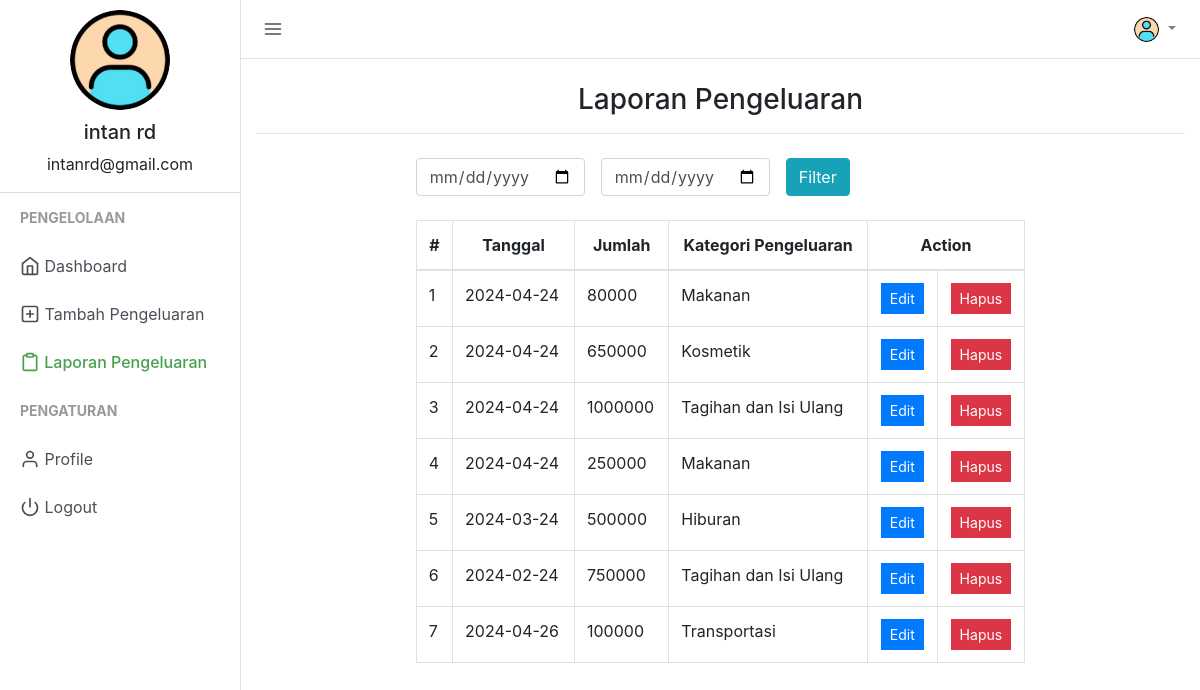
The app's page /manage_expense.php (signed in), older data.
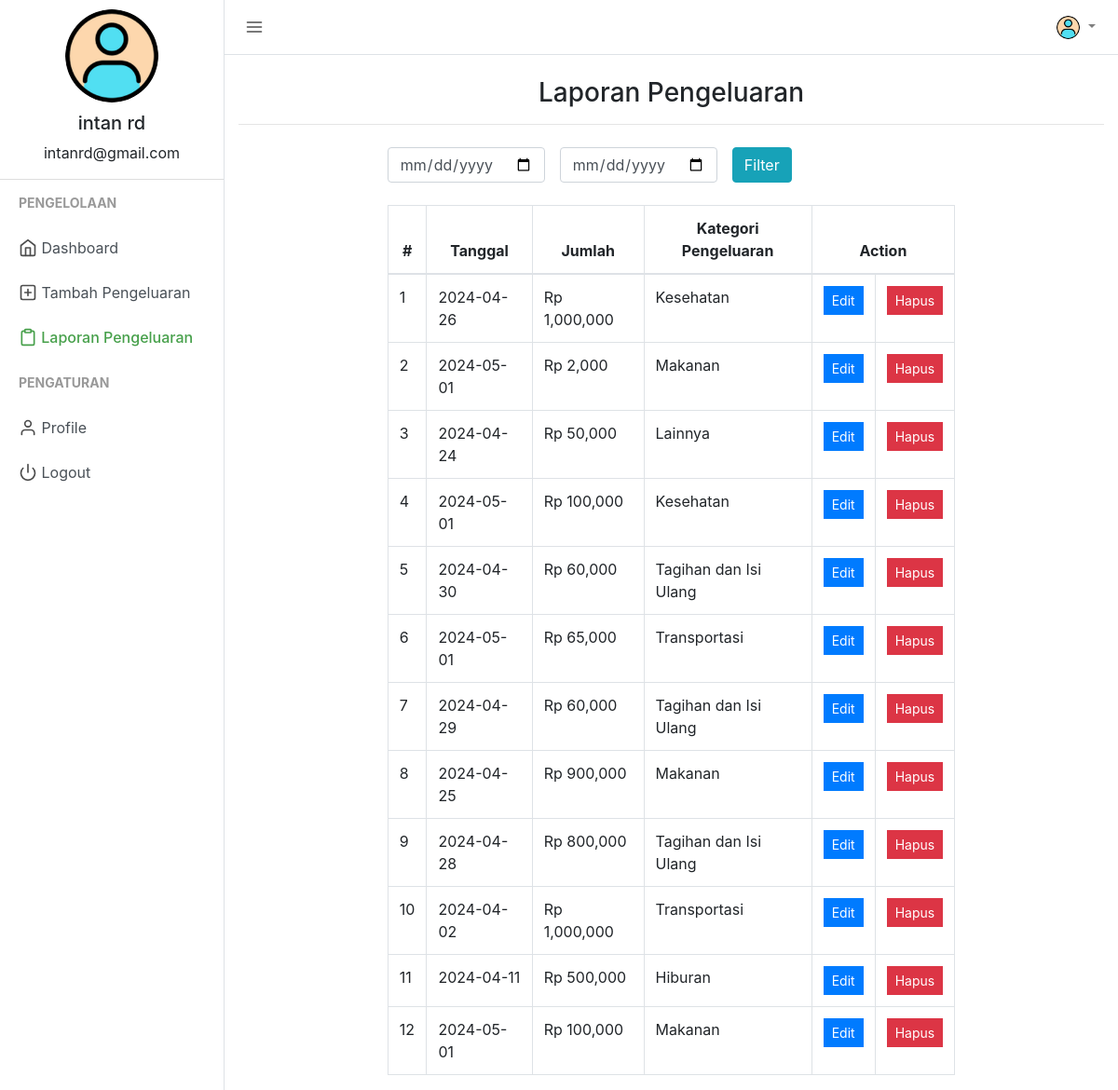
The same page, newer data.
### tables this page shows
CREATE TABLE `users` (
  `user_id` int(11) NOT NULL,
  `firstname` varchar(50) NOT NULL,
  `lastname` varchar(25) NOT NULL,
  `email` varchar(50) NOT NULL,
  `profile_path` varchar(50) NOT NULL DEFAULT 'default_profile.png',
  `password` varchar(50) NOT NULL,
  `trn_date` datetime NOT NULL
);

CREATE TABLE `expenses` (
  `pengeluaran_id` int(20) NOT NULL,
  `user_id` varchar(15) NOT NULL,
  `pengeluaran` varchar(255) DEFAULT NULL,
  `tanggal` varchar(15) NOT NULL,
  `kategori` varchar(50) NOT NULL
);

### session.php (called while the page is built, shortened)
<?php
include("config.php");
$sess_email = $_SESSION["email"];
$sql = "SELECT user_id, firstname, lastname, email, profile_path FROM users WHERE email = '$sess_email'";
$result = $con->query($sql);
if ($result->num_rows > 0) {
  while($row = $result->fetch_assoc()) {
    $userid=$row["user_id"];
    $username =$row["firstname"]." ".$row["lastname"];
    $useremail=$row["email"];
    $userprofile="uploads/".$row["profile_path"];
  }
} else {
    $userid="GHX1Y2";
    $username ="Jhon Doe";
    $useremail="mailid@domain.com";
    $userprofile="Uploads/default_profile.png";
}
?>

### manage_expense.php (the view, shortened to what this page needs)
<?php
include("session.php");
$exp_fetched = mysqli_query($con, "SELECT * FROM expenses WHERE user_id = '$userid'");
?>
<!DOCTYPE html>
<html lang="en">
<head>
    <link href="css/bootstrap.min.css" rel="stylesheet">
    <link href="css/style.css" rel="stylesheet">
</head>
<body>
    <div class="d-flex" id="wrapper">
        <div class="border-right" id="sidebar-wrapper">
            <div class="user">
                <img class="img img-fluid rounded-circle" src="<?php echo $userprofile ?>" width="120">
                <h5><?php echo $username ?></h5>
                <p><?php echo $useremail ?></p>
            </div>
            <div class="sidebar-heading">Pengelolaan</div>
            <div class="list-group list-group-flush">
                <a href="index.php" class="list-group-item list-group-item-action"><span data-feather="home"></span> Dashboard</a>
                <a href="add_expense.php" class="list-group-item list-group-item-action "><span data-feather="plus-square"></span> Tambah Pengeluaran</a>
                <a href="manage_expense.php" class="list-group-item list-group-item-action sidebar-active"><span data-feather="clipboard"></span> Laporan Pengeluaran</a>
            </div>
            <div class="sidebar-heading">Pengaturan </div>
            <div class="list-group list-group-flush">
                <a href="profile.php" class="list-group-item list-group-item-action "><span data-feather="user"></span> Profile</a>
                <a href="logout.php" class="list-group-item list-group-item-action "><span data-feather="power"></span> Logout</a>
            </div>
        </div>
        <div id="page-content-wrapper">
            <nav class="navbar navbar-expand-lg navbar-light  border-bottom">
                <button class="toggler" type="button" id="menu-toggle" aria-expanded="false">
                    <span data-feather="menu"></span>
                </button>
                <div class="collapse navbar-collapse" id="navbarSupportedContent">
                    <ul class="navbar-nav ml-auto mt-2 mt-lg-0">
                        <li class="nav-item dropdown">
                            <a class="nav-link dropdown-toggle" href="#" id="navbarDropdown" role="button" data-toggle="dropdown" aria-haspopup="true" aria-expanded="false">
                                <img class="img img-fluid rounded-circle" src="<?php echo $userprofile ?>" width="25">
                            </a>
                        </li>
                    </ul>
                </div>
            </nav>
            <div class="container-fluid">
                <h3 class="mt-4 text-center">Laporan Pengeluaran</h3>
                <hr>
                <div class="row justify-content-center mt-4">
                    <div class="col-md-8 text-center">
                    <form method="post" class="form-inline">
    <input type="date" name="tgl_mulai" class="form-control" value="<?php echo isset($_POST['tgl_mulai']) ? $_POST['tgl_mulai'] : ''; ?>">
    <input type="date" name="tgl_selesai" class="form-control ml-3" value="<?php echo isset($_POST['tgl_selesai']) ? $_POST['tgl_selesai'] : ''; ?>">
    <button type="submit" name="filter_tgl" class="btn btn-info ml-3">Filter</button>
</form>
                    </div>
                </div>
                <div class="row justify-content-center mt-4">
                    <div class="col-md-8">
                        <table class="table table-hover table-bordered">
                            <thead>
                                <tr class="text-center">
                                    <th>#</th>
                                    <th>Tanggal</th>
                                    <th>Jumlah</th>
                                    <th>Kategori Pengeluaran</th>
                                    <th colspan="2">Action</th>
                                </tr>
                            </thead>
                            <tbody>
                                <?php
                                $count = 1;
                                while ($row = mysqli_fetch_array($exp_fetched)) {
                                ?>
                                    <tr>
                                        <td><?php echo $count; ?></td>
                                        <td><?php echo $row['tanggal']; ?></td>
                                        <td><?php echo $row['pengeluaran']; ?></td>
                                        <td><?php echo $row['kategori']; ?></td>
                                        <td class="text-center">
                                            <a href="add_expense.php?edit=<?php echo $row['pengeluaran_id']; ?>" class="btn btn-primary btn-sm" style="border-radius:0%;">Edit</a>
                                        </td>
                                        <td class="text-center">
                                            <a href="add_expense.php?delete=<?php echo $row['pengeluaran_id']; ?>" class="btn btn-danger btn-sm" style="border-radius:0%;">Hapus</a>
                                        </td>
                                    </tr>
                            <?php $count++; }
                                ?>
                        </table>
                    </div>
                </div>
            </div>
        </div>
    </div>
</body>
</html>

### css/style.css (style rules this page uses)
body { background-color: #efefef; }
.feather { width: 20px; height: 20px; stroke: #4d4d4d; stroke-width: 2; stroke-linecap: round; stroke-linejoin: round; fill: none; vertical-align: text-bottom; }
.list-group { background-color: #ffffff; }
.list-group-item { border: none; }
.user { text-align: center; border-bottom: 1px solid #ddd; }
.user img { padding: 10px; }
.toggler { color: #000; background-color: #fff; border: none; outline: none; }
.sidebar-active { color: #47a04b; font-weight: 500; }
.sidebar-active .feather { stroke: #47a04b; font-weight: 500; }
#wrapper { overflow-x: hidden; background-color: #fff; }
#sidebar-wrapper { min-height: 100vh; margin-left: -15rem; -webkit-transition: margin 0.25s ease-out; -moz-transition: margin 0.25s ease-out; -o-transition: margin 0.25s ease-out; transition: margin 0.25s ease-out; }
#sidebar-wrapper .sidebar-heading { padding: 0.875rem 1.25rem; font-size: 14px; font-weight: bold; text-transform: uppercase; color: #999; }
#sidebar-wrapper .list-group { width: 15rem; }
#page-content-wrapper { min-width: 100vw; }
@media (min-width: 768px) { #sidebar-wrapper { margin-left: 0; } }
@media (min-width: 768px) { #page-content-wrapper { min-width: 0; width: 100%; } }
.container-fluid { margin-right: 20px; }

Row changes from the older to the newer data that the page shows:
removed expenses: tanggal "2024-04-24", pengeluaran "80000", kategori "Makanan"
removed expenses: tanggal "2024-04-24", pengeluaran "650000", kategori "Kosmetik"
removed expenses: tanggal "2024-04-24", pengeluaran "1000000", kategori "Tagihan dan Isi Ulang"
removed expenses: tanggal "2024-04-24", pengeluaran "250000", kategori "Makanan"
removed expenses: tanggal "2024-03-24", pengeluaran "500000", kategori "Hiburan"
removed expenses: tanggal "2024-02-24", pengeluaran "750000", kategori "Tagihan dan Isi Ulang"
changed expenses (number 1 of 12 on the later page): pengeluaran "100000" → "Rp 1,000,000"; kategori "Transportasi" → "Kesehatan"
added expenses: tanggal "2024-05-01", pengeluaran "Rp 2,000", kategori "Makanan"
added expenses: tanggal "2024-04-24", pengeluaran "Rp 50,000", kategori "Lainnya"
added expenses: tanggal "2024-05-01", pengeluaran "Rp 100,000", kategori "Kesehatan"
added expenses: tanggal "2024-04-30", pengeluaran "Rp 60,000", kategori "Tagihan dan Isi Ulang"
added expenses: tanggal "2024-05-01", pengeluaran "Rp 65,000", kategori "Transportasi"
added expenses: tanggal "2024-04-29", pengeluaran "Rp 60,000", kategori "Tagihan dan Isi Ulang"
added expenses: tanggal "2024-04-25", pengeluaran "Rp 900,000", kategori "Makanan"
added expenses: tanggal "2024-04-28", pengeluaran "Rp 800,000", kategori "Tagihan dan Isi Ulang"
added expenses: tanggal "2024-04-02", pengeluaran "Rp 1,000,000", kategori "Transportasi"
added expenses: tanggal "2024-04-11", pengeluaran "Rp 500,000", kategori "Hiburan"
added expenses: tanggal "2024-05-01", pengeluaran "Rp 100,000", kategori "Makanan"
